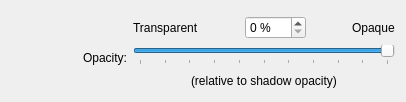
        <widget class="QWidget" name="shadowColorOpacityPageInactive">
         <layout class="QGridLayout" name="gridLayout_4">
          <item row="1" column="2">
           <layout class="QHBoxLayout" name="horizontalLayout_15">
            <item>
             <spacer name="horizontalSpacer_5">
              <property name="orientation">
               <enum>Qt::Horizontal</enum>
              </property>
              <property name="sizeHint" stdset="0">
               <size>
                <width>40</width>
                <height>20</height>
               </size>
              </property>
             </spacer>
            </item>
            <item>
             <widget class="QLabel" name="label_6">
              <property name="text">
               <string>(relative to shadow opacity)</string>
              </property>
             </widget>
            </item>
            <item>
             <spacer name="horizontalSpacer_6">
              <property name="orientation">
               <enum>Qt::Horizontal</enum>
              </property>
              <property name="sizeHint" stdset="0">
               <size>
                <width>40</width>
                <height>20</height>
               </size>
              </property>
             </spacer>
            </item>
           </layout>
          </item>
          <item row="0" column="2">
           <layout class="QVBoxLayout" name="verticalLayout_25">
            <item>
             <spacer name="verticalSpacer_3">
              <property name="orientation">
               <enum>Qt::Vertical</enum>
              </property>
              <property name="sizeType">
               <enum>QSizePolicy::Fixed</enum>
              </property>
              <property name="sizeHint" stdset="0">
               <size>
                <width>20</width>
                <height>5</height>
               </size>
              </property>
             </spacer>
            </item>
            <item>
             <layout class="QHBoxLayout" name="horizontalLayout_13">
              <item>
               <widget class="QLabel" name="_menuOpacityTransparentLabel_25">
                <property name="text">
                 <string>Transparent</string>
                </property>
               </widget>
              </item>
              <item>
               <spacer name="horizontalSpacer_33">
                <property name="orientation">
                 <enum>Qt::Horizontal</enum>
                </property>
                <property name="sizeHint" stdset="0">
                 <size>
                  <width>40</width>
                  <height>20</height>
                 </size>
                </property>
               </spacer>
              </item>
              <item>
               <widget class="QSpinBox" name="windowOutlineShadowColorOpacity_3">
                <property name="suffix">
                 <string> %</string>
                </property>
                <property name="maximum">
                 <number>100</number>
                </property>
                <property name="value">
                 <number>0</number>
                </property>
               </widget>
              </item>
              <item>
               <spacer name="horizontalSpacer_34">
                <property name="orientation">
                 <enum>Qt::Horizontal</enum>
                </property>
                <property name="sizeHint" stdset="0">
                 <size>
                  <width>40</width>
                  <height>20</height>
                 </size>
                </property>
               </spacer>
              </item>
              <item>
               <widget class="QLabel" name="_menuOpacityTransparentLabel_26">
                <property name="text">
                 <string>Opaque</string>
                </property>
               </widget>
              </item>
             </layout>
            </item>
            <item>
             <widget class="QSlider" name="windowOutlineShadowColorOpacity_4">
              <property name="minimum">
               <number>0</number>
              </property>
              <property name="maximum">
               <number>100</number>
              </property>
              <property name="singleStep">
               <number>1</number>
              </property>
              <property name="pageStep">
               <number>10</number>
              </property>
              <property name="value">
               <number>100</number>
              </property>
              <property name="orientation">
               <enum>Qt::Horizontal</enum>
              </property>
              <property name="invertedAppearance">
               <bool>false</bool>
              </property>
              <property name="invertedControls">
               <bool>false</bool>
              </property>
              <property name="tickPosition">
               <enum>QSlider::TicksBelow</enum>
              </property>
              <property name="tickInterval">
               <number>10</number>
              </property>
             </widget>
            </item>
           </layout>
          </item>
          <item row="0" column="1">
           <widget class="QLabel" name="label_4">
            <property name="text">
             <string>Opacity:</string>
            </property>
            <property name="alignment">
             <set>Qt::AlignBottom|Qt::AlignRight|Qt::AlignTrailing</set>
            </property>
            <property name="buddy">
             <cstring>windowOutlineShadowColorOpacity_3</cstring>
            </property>
           </widget>
          </item>
          <item row="0" column="0">
           <spacer name="horizontalSpacer_13">
            <property name="orientation">
             <enum>Qt::Horizontal</enum>
            </property>
            <property name="sizeType">
             <enum>QSizePolicy::Fixed</enum>
            </property>
            <property name="sizeHint" stdset="0">
             <size>
              <width>72</width>
              <height>20</height>
             </size>
            </property>
           </spacer>
          </item>
         </layout>
        </widget>
